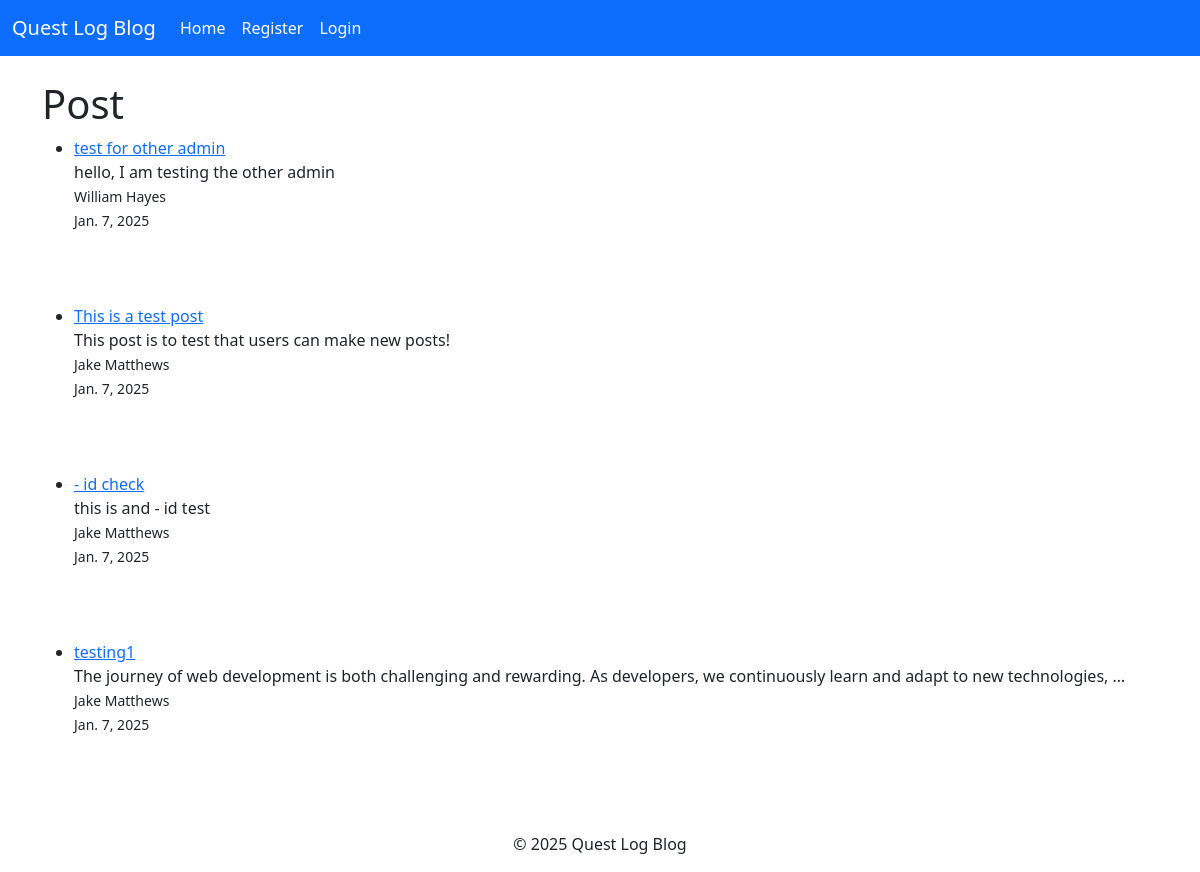
Before: / with the older database file.
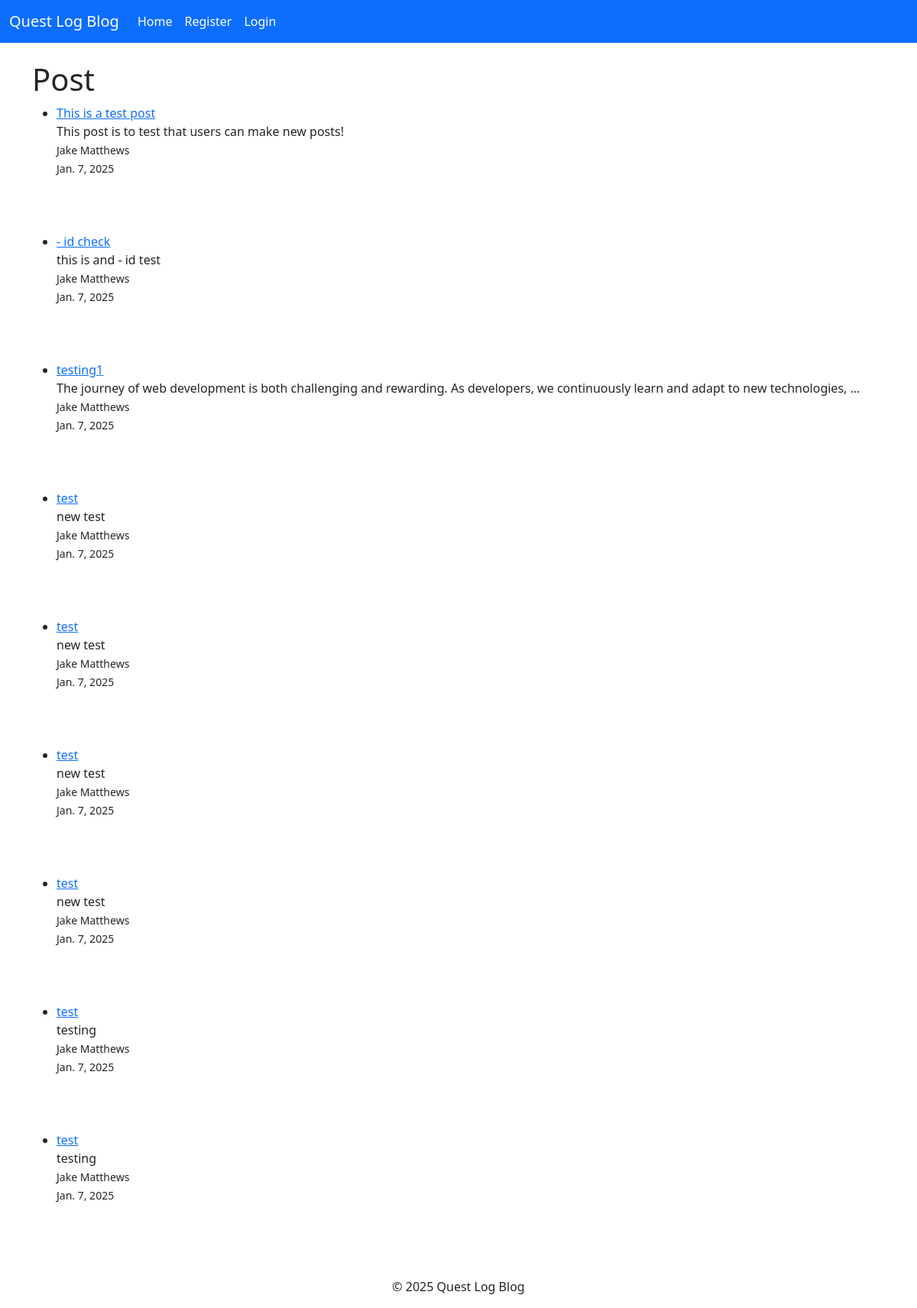
After: the same page with the newer database file.
### questlogblog/models.py (models this page shows, shortened)
class Post(models.Model):
    title = models.CharField(max_length=255)
    author = models.ForeignKey(User, on_delete=models.CASCADE)
    body = models.TextField()
    date_of_post = models.DateField(auto_now_add=True)

### questlogblog/views.py (the view)
# urls.py: path("", HomeView.as_view(), name="home"),
class HomeView(ListView):
    model = Post
    template_name = "home.html"
    ordering = ["-date_of_post"]

### questlogblog/templates/home.html (shortened to what this page needs)
{% extends "base.html" %}
{% block content %}
<h1>Post</h1>
<ul>
{% for p in object_list %}
   <li>
    <a href="{% url 'article_details' p.pk %}">{{ p.title }}</a> <br>
    {{ p.body|truncatewords:20 }} <br>
    <small>{{ p.author.first_name }}
    {{ p.author.last_name }}
    <br>
    {{ p.date_of_post }}
    </small>
    <br>
    <br>
    <br> <br>
</li>
{% endfor %}
</ul>
{% endblock %}

Changed rows visible on the page:
removed Post: title "test for other admin", body "hello, I am testing the other admin", author.first_name "William", author.last_name "Hayes", date_of_post "Jan. 7, 2025"
added Post: title "test", body "new test", author.first_name "Jake", author.last_name "Matthews", date_of_post "Jan. 7, 2025"
added Post: title "test", body "new test", author.first_name "Jake", author.last_name "Matthews", date_of_post "Jan. 7, 2025"
added Post: title "test", body "new test", author.first_name "Jake", author.last_name "Matthews", date_of_post "Jan. 7, 2025"
added Post: title "test", body "new test", author.first_name "Jake", author.last_name "Matthews", date_of_post "Jan. 7, 2025"
added Post: title "test", body "testing", author.first_name "Jake", author.last_name "Matthews", date_of_post "Jan. 7, 2025"
added Post: title "test", body "testing", author.first_name "Jake", author.last_name "Matthews", date_of_post "Jan. 7, 2025"
